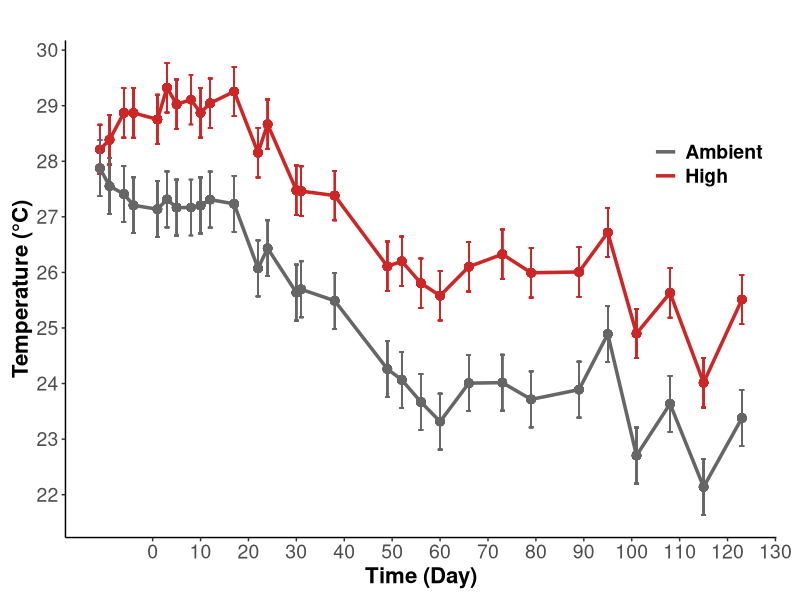

The R source for this figure: (Note: this script raises an error after producing the figure.)
## ---- chunk 1
rm(list=ls(all=TRUE))
results <- read.csv("Data/Urchin_ClimateChange_Data.csv", header=T, na.strings="NA")

library("tidyverse")
library("lme4") #linear mixed modeling
library("lmtest") #linear mixed modeling
library("lmerTest") #calculate p-values in models
library("car") #levenes tests
library("emmeans") #post-hoc tests
library("lsmeans") #post-hoc tests
library("plotrix") #calculate std.error
library("dplyr") 
library("cowplot") #grid plotting 
## ---- chunk 2

tempsummary<-results %>% 
  select("Day", "Temperature", "Temp") %>%
  drop_na(Temp) %>%
  group_by(Day, Temperature) %>%
  mutate(meanT = mean(Temp)) %>%
  group_by(Temperature) %>% 
  mutate(sd = sd(Temp)) %>%
  mutate(se = sd/sqrt(12)) 
  
  
tempplot<-ggplot(data=tempsummary, aes(Day, meanT, color = Temperature)) +
    geom_point(size = 2.5, show.legend=FALSE) +
    geom_errorbar(aes(ymin = meanT-se, ymax = meanT+se)) +
    geom_line(size=1.2) +
    scale_x_continuous(name="Time (Day)", breaks = seq(0,130, by = 10)) +
    scale_y_continuous(name="Temperature (°C)", breaks = seq(20,30, by = 1)) +
    scale_shape_discrete(name = NULL,
                         labels = c("Ambient", "High"))+
    scale_color_manual(name = NULL,
                       values = c("gray40", "firebrick3"),
                       labels = c("Ambient", "High")) +
    ggtitle("")+
    theme_classic() +
    theme(plot.margin=unit(c(0.3,0.6,0.3,0.3), "cm"))+
    theme(legend.margin = margin(0), 
          legend.position = c(.98,.8), 
          legend.justification = c("right", "top"),
          legend.background = element_blank(), 
          axis.title = element_text(size = 16, face="bold"),
          axis.text = element_text(size = 14), 
          plot.title = element_text(size=16, face="bold"),
          legend.text = element_text(size=14, face="bold"));tempplot

ggsave(filename="Figures/20200611/TempFig1.png", plot=tempplot, dpi=300, width=7, height=5, units="in")

## ---- chunk 3

pHsummary<-results %>% 
  select("Day","pH", "pHspec") %>%
  drop_na(pHspec) %>%
  group_by(Day, pH) %>%
  mutate(meanpH = mean(pHspec)) %>%
  group_by(pH, meanpH) %>% 
  mutate(sd = sd(pHspec)) %>%
  mutate(se = sd/sqrt(12)) 
  
  
pHplot<-ggplot(data=pHsummary, aes(Day, meanpH, color = pH)) +
    geom_point(size = 2.5, show.legend=FALSE) +
    geom_errorbar(aes(ymin = meanpH-sd, ymax = meanpH+sd)) +
    geom_line(size=1.2) +
    scale_x_continuous(name="Time (Day)", breaks = seq(0,130, by = 10)) +
    scale_y_continuous(name="pH (Total Scale)", breaks = seq(7.5,8.1, by = .1)) +
    scale_shape_discrete(name = NULL,
                         labels = c("Low pH", "High pH"))+
    scale_color_manual(name = NULL,
                       values = c("skyblue3", "gray40"),
                       labels = c("Acidified", "Ambient"),
                       guide = guide_legend(reverse = TRUE)) +
    ggtitle("")+
    theme_classic() +
    theme(plot.margin=unit(c(0.3,0.6,0.3,0.3), "cm"))+
    theme(legend.margin = margin(0), 
          legend.position = c(.98,.8), 
          legend.justification = c("right", "top"),
          legend.background = element_blank(), 
          axis.title = element_text(size = 16, face="bold"),
          axis.text = element_text(size = 14), 
          plot.title = element_text(size=16, face="bold"),
          legend.text = element_text(size=14, face="bold"));pHplot

ggsave(filename="Figures/20200611/pHFig1.png", plot=pHplot, dpi=300, width=7, height=5, units="in")

## ---- chunk 4

#Make plots in horizontal line with proper labeling of a and b

treatmentfig1<-plot_grid(tempplot, pHplot, labels = c("a", "b"), ncol=2, nrow=1, rel_heights= c(1,1), rel_widths = c(1,1), label_size = 20, label_y=1, align="h");treatmentfig1

ggsave(filename="Figures/20200611/TreatmentFig1.png", plot=treatmentfig1, dpi=300, width=16, height=6, units="in")

## ---- chunk 5
#### Growth Interaction Plot
##May need to adjust the p value for temp depending on which Anova() or anova() we use...

growthsummary<-results %>% 
  filter(Day==126) %>%
  select("pH", "Temperature","Growth") %>%
  drop_na(Growth) %>% 
  mutate(meanPct = Growth*100) %>%
  group_by(pH, Temperature) %>%
  summarise(mean = mean(meanPct), 
            N = length(meanPct),
            se = std.error(meanPct))
   
  
growthplot<-ggplot(data=growthsummary, aes(x=Temperature, y=mean, color = pH, group=interaction(Temperature,pH))) +
    geom_point(size = 3,  position=position_dodge(0.1)) +
    geom_line(aes(group=pH),  position=position_dodge(0.1)) +
    xlab("Temperature Treatment") +
    ylab("Total Growth (%)")+
    geom_errorbar(aes(ymin = mean-se, ymax = mean+se, width = 0.1), position=position_dodge(0.1)) +
    theme_bw() + 
    scale_x_discrete(limits=c("ambient", "heated"), 
                     label=c("Ambient", "High"))+
    scale_colour_manual(name = "pH Treatment",
                        values = c("skyblue3", "gray40"),
                        labels = c("Acidified", "Ambient"),
                        guide = guide_legend(reverse = TRUE)) +
    geom_text(x=1.5, y=125, label="p(pH)=0.61", size=6, color="darkgray") + 
    geom_text(x=1.5, y=100, label="p(Temperature)=0.04", size=6, color="black") + 
    geom_text(x=1.5, y=75, label="p(Interaction)=0.47", size=6, color="darkgray") + 
    ylim(0,450)+
    theme_classic()+
    theme(legend.position = "right", 
          legend.background = element_blank(),
          axis.title = element_text(size = 16, face="bold"),
          axis.text = element_text(size = 14), 
          plot.title = element_text(size=16, face="bold"),
          legend.text = element_text(size=14), 
          legend.title = element_text(size=16, face="bold"));growthplot

ggsave(filename="Figures/20200611/GrowthFig.png", plot=growthplot, dpi=300, width=8, height=6, units="in")

## ---- chunk 6
#### Tip and base calcification ratios

#base
basesummary<-results %>% 
  select("Temperature","pH","RatioSEM", "PartOfSpine") %>%
  filter(PartOfSpine=="Base")%>%
  drop_na(RatioSEM) %>% 
  group_by(pH, Temperature, PartOfSpine) %>%
  summarize(mean = mean(RatioSEM), se = std.error(RatioSEM), N = length(RatioSEM))
  
baseplot<- ggplot(data=basesummary, aes(x=Temperature, y=mean, color = pH, group=interaction(Temperature,pH))) +
    geom_point(size = 3,  position=position_dodge(0.1)) +
    geom_line(aes(group=pH),  position=position_dodge(0.1)) +
    xlab("Temperature Treatment") +
    ylab("Spine Base Calcification Ratio")+
    ylim(1,3.5)+
    geom_errorbar(aes(ymin = mean-se, ymax = mean+se, width = 0.1), position=position_dodge(0.1)) +
    theme_bw() + 
    scale_x_discrete(limits=c("ambient", "heated"), 
                     label=c("Ambient", "High"))+
    scale_colour_manual(name = "pH Treatment",
                        values = c("skyblue3", "gray40"),
                        labels = c("Acidified", "Ambient"),
                        guide = guide_legend(reverse = TRUE)) +
    geom_text(x=1.5, y=1.6, label="p(pH)=0.002", size=6, color="black") + 
    geom_text(x=1.5, y=1.4, label="p(Temperature)=0.16", size=6, color="darkgray") + 
    geom_text(x=1.5, y=1.2, label="p(Interaction)=0.54", size=6, color="darkgray") + 
    theme_classic()+
    theme(legend.position = "right", 
          legend.background = element_blank(), 
          axis.title = element_text(size = 16, face="bold"),
          axis.text = element_text(size = 14), 
          plot.title = element_text(size=16, face="bold"),
          legend.text = element_text(size=14), 
          legend.title = element_text(size=16, face="bold"));baseplot

ggsave("CalcRatiobase.png", plot=baseplot,
      path = "/Users/emilysesno/Desktop/R_Analysis/R_Analysis/output",
      width = 7, height = 5)  

ggsave(filename="Figures/20200611/BaseCalcificationFig.png", plot=baseplot, dpi=300, width=8, height=6, units="in")

#tip
tipsummary<-results %>% 
  select("Temperature","pH","RatioSEM", "PartOfSpine") %>%
  filter(PartOfSpine=="Tip")%>%
  drop_na(RatioSEM) %>% 
  group_by(pH, Temperature, PartOfSpine) %>%
  summarize(mean = mean(RatioSEM), se = std.error(RatioSEM), N = length(RatioSEM))

tipplot<-ggplot(data=tipsummary, aes(x=Temperature, y=mean, color = pH, group=interaction(Temperature,pH))) +
    geom_point(size = 3,  position=position_dodge(0.1)) +
    geom_line(aes(group=pH),  position=position_dodge(0.1)) +
    xlab("Temperature Treatment") +
    ylab("Spine Tip Calcification Ratio")+
    ylim(1,3.5)+
    geom_errorbar(aes(ymin = mean-se, ymax = mean+se, width = 0.1), position=position_dodge(0.1)) +
    theme_bw() + 
    scale_x_discrete(limits=c("ambient", "heated"), 
                     label=c("Ambient", "High"))+
    scale_colour_manual(name = "pH Treatment",
                        values = c("skyblue3", "gray40"),
                        labels = c("Acidified", "Ambient"),
                        guide = guide_legend(reverse = TRUE)) +
    geom_text(x=1.5, y=3.0, label="p(pH)=0.44", size=6, color="darkgray") + 
    geom_text(x=1.5, y=2.8, label="p(Temperature)=0.39", size=6, color="darkgray") + 
    geom_text(x=1.5, y=2.6, label="p(Interaction)=0.09", size=6, color="darkgray") + 
    theme_classic()+
    theme(legend.position = "none", #removed the legend for the tip, so when we align them horizontally we only have one legend. But need to adjust the size so it is the same as base
          legend.background = element_blank(), 
          axis.title = element_text(size = 16, face="bold"),
          axis.text = element_text(size = 14), 
          plot.title = element_text(size=16, face="bold"),
          legend.text = element_text(size=14), 
          legend.title = element_text(size=16, face="bold"));tipplot


ggsave(filename="Figures/20200611/TipCalcificationFig.png", plot=tipplot, dpi=300, width=8, height=6, units="in")
## ---- chunk 7

#Make plots of calcification at tip and base in horizontal line with proper labeling of a and b
#removed legend on the tip, so they can share the same one. But now they are different sizes...

calcificationfig1<-plot_grid(tipplot, baseplot, labels = c("a", "b"), ncol=2, nrow=1, rel_heights= c(1,1), rel_widths = c(0.8,1), label_size = 20, label_y=1, align="h");calcificationfig1

ggsave(filename="Figures/20200611/CalcificationFig1.png", plot=calcificationfig1, dpi=300, width=16, height=6, units="in")

## ---- chunk 8

length_summary<-results %>% 
  select("Temperature","pH","RatioLength", "Chosen") %>%
  drop_na(RatioLength) %>%
  mutate(Ratio = RatioLength/2) %>% 
  filter(Chosen == "yes") %>% 
  group_by(pH, Temperature) %>%
  summarize(mean = mean(Ratio), se = std.error(Ratio), N = length(Ratio))

  lengthplot<-ggplot(data=length_summary, aes(x=Temperature, y=mean, color = pH, group=interaction(Temperature,pH))) +
    geom_point(size = 3,  position=position_dodge(0.1)) +
    geom_line(aes(group=pH),  position=position_dodge(0.1)) +
    xlab("Temperature Treatment") +
    ylab("Spine Length : Diameter")+
    geom_errorbar(aes(ymin = mean-se, ymax = mean+se, width = 0.1), position=position_dodge(0.1)) +
    ylim(10,20) +
    theme_bw() + 
    geom_text(x=1.5, y=12.5, label="p(pH)=0.05", size=6, color="darkgray") + 
    geom_text(x=1.5, y=12, label="p(Temperature)=0.20", size=6, color="darkgray") + 
    geom_text(x=1.5, y=11.5, label="p(Interaction)=0.93", size=6, color="darkgray") + 
    scale_x_discrete(limits=c("ambient", "heated"), 
                     label=c("Ambient", "High"))+
    scale_colour_manual(name = "pH Treatment",
                        values = c("skyblue3", "gray40"),
                        labels = c("Acidified", "Ambient"),
                        guide = guide_legend(reverse = TRUE)) +
    #ylim(250,450)+
    theme_classic()+
    theme(legend.position = "right", 
          legend.background = element_blank(), 
          axis.title = element_text(size = 16, face="bold"),
          axis.text = element_text(size = 14), 
          plot.title = element_text(size=16, face="bold"),
          legend.text = element_text(size=14), 
          legend.title = element_text(size=16, face="bold"));lengthplot

ggsave(filename="Figures/20200611/LengthFig.png", plot=lengthplot, dpi=300, width=8, height=6, units="in")
## ---- chunk 9

droppedsummary<-results %>% 
  select("Temperature","pH","SpineCount") %>%
  drop_na(SpineCount) %>% 
  group_by(pH, Temperature) %>%
  summarize(mean = mean(SpineCount), se = std.error(SpineCount), N = length(SpineCount))

  dropplot<-ggplot(data=droppedsummary, aes(x=Temperature, y=mean, color = pH, group=interaction(Temperature,pH))) +
    geom_point(size = 3,  position=position_dodge(0.1)) +
    geom_line(aes(group=pH),  position=position_dodge(0.1)) +
    xlab("Temperature Treatment") +
    ylab("Dropped Spines")+
    geom_errorbar(aes(ymin = mean-se, ymax = mean+se, width = 0.1), position=position_dodge(0.1)) +
    ylim(0,30) +
    theme_bw() + 
    scale_x_discrete(limits=c("ambient", "heated"), 
                     label=c("Ambient", "High"))+
    scale_colour_manual(name = "pH Treatment",
                        values = c("skyblue3", "gray40"),
                        labels = c("Acidified", "Ambient"),
                        guide = guide_legend(reverse = TRUE)) +
    #geom_text(x=1.5, y=11, label="p(pH)<0.001", size=6, color="black") + 
    #geom_text(x=1.5, y=9, label="p(Temperature)=0.91", size=6, color="darkgray") + 
    #geom_text(x=1.5, y=7, label="p(Interaction)=0.83", size=6, color="darkgray") +
    theme_classic()+
    theme(legend.position = "right", 
          legend.background = element_blank(), 
          axis.title = element_text(size = 16, face="bold"),
          axis.text = element_text(size = 14), 
          plot.title = element_text(size=16, face="bold"),
          legend.text = element_text(size=14), 
          legend.title = element_text(size=16, face="bold"));dropplot

ggsave(filename="Figures/20200611/DroppedSpinesFig.png", plot=dropplot, dpi=300, width=8, height=6, units="in")
